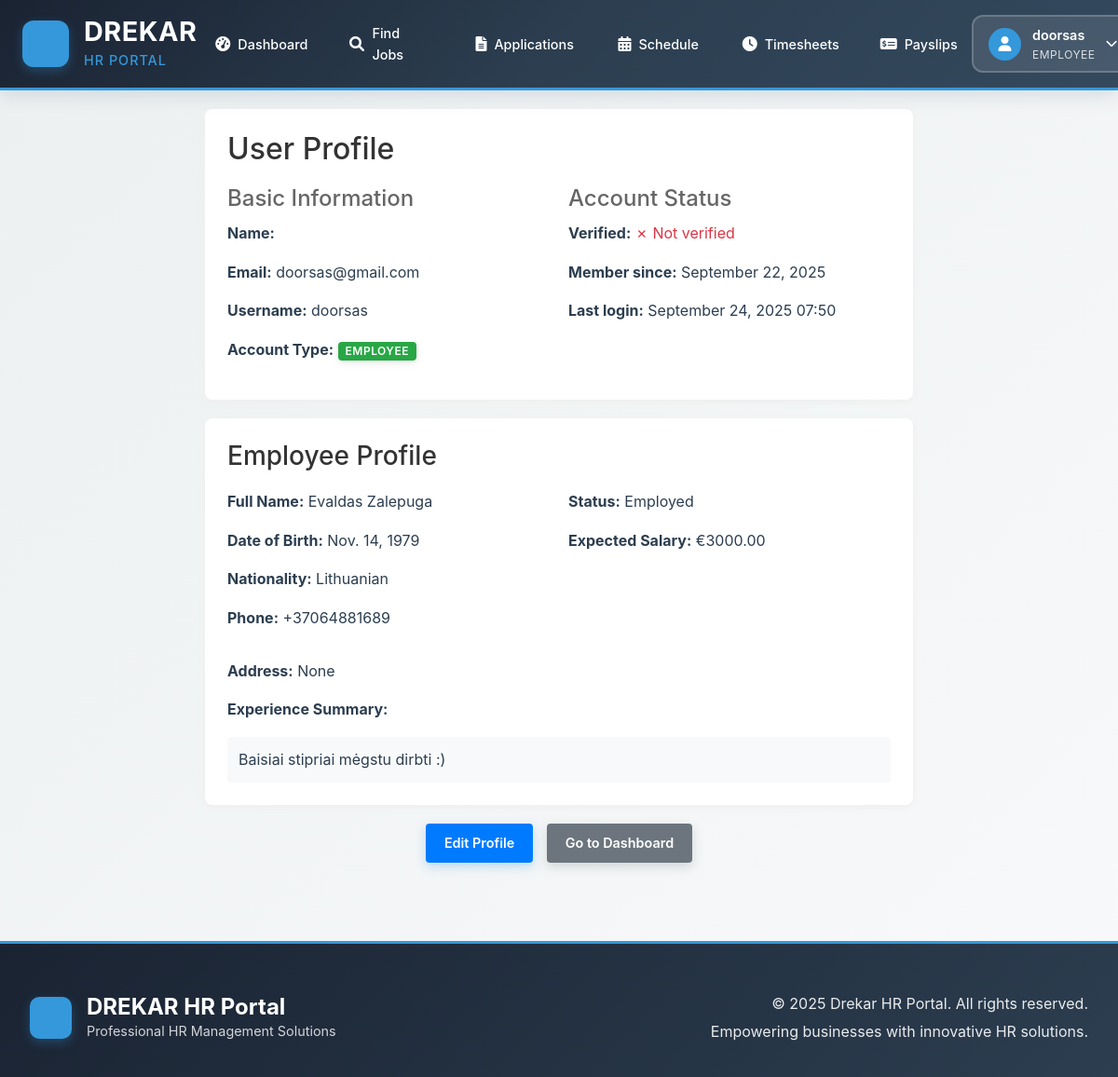
Page /accounts/profile/ (signed in) on the earlier database version.
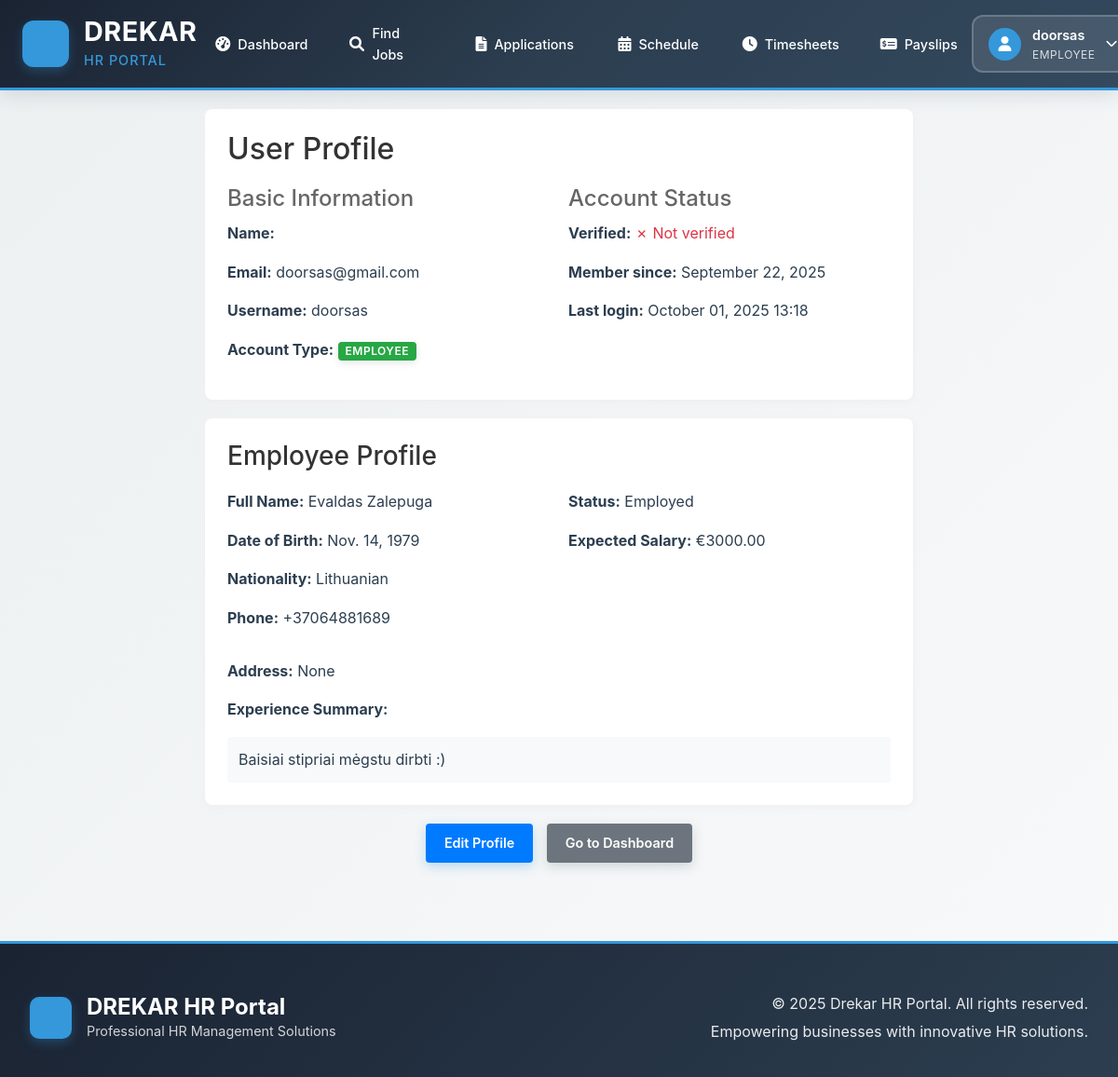
Same page on the later database version.
### accounts/models.py (models this page shows, shortened)
class User(AbstractUser):
    USER_TYPE_CHOICES = [
        ('EMPLOYER', 'Employer'),
        ('EMPLOYEE', 'Employee'),
        ('EOR_CLIENT', 'EOR Client'),
        ('ADMIN', 'Admin'),
    ]
    user_type = models.CharField(
        max_length=20,
        choices=USER_TYPE_CHOICES,
        default='EMPLOYEE'
    )
    email = models.EmailField(unique=True)
    is_verified = models.BooleanField(default=False)
    registration_date = models.DateTimeField(auto_now_add=True)
    USERNAME_FIELD = 'email'
    REQUIRED_FIELDS = ['username']

### employees/models.py (models this page shows, shortened)
class EmployeeProfile(TimeStampedModel):
    STATUS_CHOICES = [
        ('AVAILABLE', 'Available'),
        ('EMPLOYED', 'Employed'),
        ('ON_HOLD', 'On Hold'),
    ]
    user = models.OneToOneField(settings.AUTH_USER_MODEL, on_delete=models.CASCADE)
    first_name = models.CharField(max_length=50)
    last_name = models.CharField(max_length=50)
    date_of_birth = models.DateField()
    address = models.ForeignKey('core.Address', on_delete=models.SET_NULL, null=True, blank=True)
    phone = models.CharField(max_length=20)
    nationality = models.CharField(max_length=50)
    preferred_professions = models.ManyToManyField(Profession, blank=True)
    skills = models.ManyToManyField(Skill, blank=True)
    experience_summary = models.TextField(blank=True, null=True)
    expected_salary = models.DecimalField(max_digits=10, decimal_places=2, blank=True, null=True)
    current_status = models.CharField(max_length=20, choices=STATUS_CHOICES, default='AVAILABLE')
    @property
    def full_name(self):
        return f"{self.first_name} {self.last_name}"

### accounts/views.py (the view)
# urls.py: path('profile/', views.profile_view, name='profile'),
@login_required
def profile_view(request):
    context = {
        'user': request.user,
    }
    if hasattr(request.user, 'employerprofile'):
        context['profile'] = request.user.employerprofile
        context['profile_type'] = 'employer'
    elif hasattr(request.user, 'employeeprofile'):
        context['profile'] = request.user.employeeprofile
        context['profile_type'] = 'employee'
    elif hasattr(request.user, 'eorclientprofile'):
        context['profile'] = request.user.eorclientprofile
        context['profile_type'] = 'eor_client'
    return render(request, 'accounts/profile.html', context)

### templates/accounts/profile.html (shortened to what this page needs)
{% extends 'core/base1.html' %}
{% load i18n %}
{% block content %}
<div class="container" style="max-width: 800px; margin: 0 auto; padding: 20px;">
    <div class="profile-header" style="background: #fff; border-radius: 8px; box-shadow: 0 2px 8px #eee; padding: 24px; margin-bottom: 20px;">
        <h2 style="margin-bottom: 20px; color: #333;">{% trans "User Profile" %}</h2>
        <div class="user-info" style="display: grid; grid-template-columns: 1fr 1fr; gap: 20px;">
            <div>
                <h4 style="color: #666; margin-bottom: 10px;">{% trans "Basic Information" %}</h4>
                <p><strong>{% trans "Name:" %}</strong> {{ user.first_name }} {{ user.last_name }}</p>
                <p><strong>{% trans "Email:" %}</strong> {{ user.email }}</p>
                <p><strong>{% trans "Username:" %}</strong> {{ user.username }}</p>
                <p><strong>{% trans "Account Type:" %}</strong>
                    <span class="badge badge-{{ user.user_type|lower }}" style="background: #007bff; color: white; padding: 4px 8px; border-radius: 4px; font-size: 12px;">
                        {{ user.get_user_type_display }}
                    </span>
                </p>
            </div>
            <div>
                <h4 style="color: #666; margin-bottom: 10px;">{% trans "Account Status" %}</h4>
                <p><strong>{% trans "Verified:" %}</strong>
                    {% if user.is_verified %}
                        <span style="color: #28a745;">✓ {% trans "Verified" %}</span>
                    {% else %}
                        <span style="color: #dc3545;">✗ {% trans "Not verified" %}</span>
                    {% endif %}
                </p>
                <p><strong>{% trans "Member since:" %}</strong> {{ user.registration_date|date:"F d, Y" }}</p>
                <p><strong>{% trans "Last login:" %}</strong> {{ user.last_login|date:"F d, Y H:i"|default:"Never" }}</p>
            </div>
        </div>
    </div>
    {% if profile %}
    <div class="profile-details" style="background: #fff; border-radius: 8px; box-shadow: 0 2px 8px #eee; padding: 24px; margin-bottom: 20px;">
        <h3 style="margin-bottom: 20px; color: #333;">
            {% if profile_type == 'employer' %}
                {% trans "Company Profile" %}
            {% elif profile_type == 'employee' %}
                {% trans "Employee Profile" %}
            {% elif profile_type == 'eor_client' %}
                {% trans "EOR Client Profile" %}
            {% endif %}
        </h3>
        {% if profile_type == 'employer' %}
            <div style="display: grid; grid-template-columns: 1fr 1fr; gap: 20px;">
                <div>
                    <p><strong>{% trans "Company Name:" %}</strong> {{ profile.company_name }}</p>
                    <p><strong>{% trans "Registration Code:" %}</strong> {{ profile.registration_code }}</p>
                    <p><strong>{% trans "Phone:" %}</strong> {{ profile.phone }}</p>
                    {% if profile.website %}
                        <p><strong>{% trans "Website:" %}</strong> <a href="{{ profile.website }}" target="_blank">{{ profile.website }}</a></p>
                    {% endif %}
                </div>
                <div>
                    <p><strong>{% trans "Contact Person:" %}</strong> {{ profile.contact_person_name }}</p>
                    <p><strong>{% trans "Contact Email:" %}</strong> {{ profile.contact_person_email }}</p>
                    <p><strong>{% trans "Contact Phone:" %}</strong> {{ profile.contact_person_phone }}</p>
                    <p><strong>{% trans "Status:" %}</strong>
                        <span class="badge badge-{{ profile.internal_verification_status|lower }}">
                            {{ profile.get_internal_verification_status_display }}
                        </span>
                    </p>
                </div>
            </div>
            <div style="margin-top: 15px;">
                <p><strong>{% trans "Address:" %}</strong> {{ profile.address }}</p>
            </div>
        {% elif profile_type == 'employee' %}
            <div style="display: grid; grid-template-columns: 1fr 1fr; gap: 20px;">
                <div>
                    <p><strong>{% trans "Full Name:" %}</strong> {{ profile.full_name }}</p>
                    <p><strong>{% trans "Date of Birth:" %}</strong> {{ profile.date_of_birth }}</p>
                    <p><strong>{% trans "Nationality:" %}</strong> {{ profile.nationality }}</p>
                    <p><strong>{% trans "Phone:" %}</strong> {{ profile.phone }}</p>
                </div>
                <div>
                    <p><strong>{% trans "Status:" %}</strong> {{ profile.get_current_status_display }}</p>
                    {% if profile.expected_salary %}
                        <p><strong>{% trans "Expected Salary:" %}</strong> €{{ profile.expected_salary }}</p>
                    {% endif %}
                </div>
            </div>
            <div style="margin-top: 15px;">
                <p><strong>{% trans "Address:" %}</strong> {{ profile.address }}</p>
                {% if profile.experience_summary %}
                    <p><strong>{% trans "Experience Summary:" %}</strong></p>
                    <div style="background: #f8f9fa; padding: 12px; border-radius: 4px; margin-top: 8px;">
                        {{ profile.experience_summary|linebreaksbr }}
                    </div>
                {% endif %}
            </div>
        {% endif %}
    </div>
    {% endif %}
    <div class="profile-actions" style="text-align: center;">
        <a href="{% url 'accounts:profile_edit' %}" class="btn btn-primary" style="background: #007bff; color: white; padding: 10px 20px; text-decoration: none; border-radius: 4px; margin-right: 10px;">
            {% trans "Edit Profile" %}
        </a>
        {% if user.user_type == 'EMPLOYER' %}
            <a href="{% url 'employers:dashboard' %}" class="btn btn-secondary" style="background: #6c757d; color: white; padding: 10px 20px; text-decoration: none; border-radius: 4px;">
                {% trans "Go to Dashboard" %}
            </a>
        {% elif user.user_type == 'EMPLOYEE' %}
            <a href="{% url 'employees:dashboard' %}" class="btn btn-secondary" style="background: #6c757d; color: white; padding: 10px 20px; text-decoration: none; border-radius: 4px;">
                {% trans "Go to Dashboard" %}
            </a>
        {% elif user.user_type == 'EOR_CLIENT' %}
            <a href="{% url 'eor_services:dashboard' %}" class="btn btn-secondary" style="background: #6c757d; color: white; padding: 10px 20px; text-decoration: none; border-radius: 4px;">
                {% trans "Go to Dashboard" %}
            </a>
        {% endif %}
    </div>
</div>
{% endblock %}

### templates/core/base1.html (shortened to what this page needs)
<!DOCTYPE html>
<html lang="en">
<head>
    {% load static %}
    <link href="https://cdn.jsdelivr.net/npm/bootstrap@5.3.0/dist/css/bootstrap.min.css" rel="stylesheet">
    <link rel="stylesheet" href="{% static 'css/style.css' %}">
    <link href="https://cdnjs.cloudflare.com/ajax/libs/font-awesome/6.0.0/css/all.min.css" rel="stylesheet">
</head>
<body>
    <header class="header-solid">
        <nav class="navbar-professional">
            <div class="nav-brand-container">
                <div class="brand-logo">
                </div>
                <div class="brand-text">
                    <h1>DREKAR</h1>
                    <span class="brand-subtitle">HR Portal</span>
                </div>
            </div>
            <div class="nav-center">
                {% if user.is_authenticated %}
                    {% if user.user_type == 'EMPLOYER' %}
                        <a href="{% url 'employers:dashboard' %}" class="nav-item {% if request.resolver_match.url_name == 'dashboard' and request.resolver_match.namespace == 'employers' %}active{% endif %}">
                            <i class="fas fa-tachometer-alt"></i><span>Dashboard</span>
                        </a>
                        <a href="{% url 'employers:job_postings_list' %}" class="nav-item {% if request.resolver_match.url_name in 'job_postings_list,create_job_posting,edit_job_posting,job_posting_detail' and request.resolver_match.namespace == 'employers' %}active{% endif %}">
                            <i class="fas fa-briefcase"></i><span>Jobs</span>
                        </a>
                        <a href="{% url 'employers:applications_list' %}" class="nav-item {% if request.resolver_match.url_name in 'applications_list,application_detail' and request.resolver_match.namespace == 'employers' %}active{% endif %}">
                            <i class="fas fa-file-alt"></i><span>Applications</span>
                        </a>
                        <a href="{% url 'employers:assignments_list' %}" class="nav-item {% if request.resolver_match.url_name in 'assignments_list,assignment_detail' and request.resolver_match.namespace == 'employers' %}active{% endif %}">
                            <i class="fas fa-users"></i><span>Employees</span>
                        </a>
                        <a href="{% url 'employers:invoices_list' %}" class="nav-item {% if request.resolver_match.url_name in 'invoices_list,invoice_detail,create_invoice' and request.resolver_match.namespace == 'employers' %}active{% endif %}">
                            <i class="fas fa-file-invoice-dollar"></i><span>Invoices</span>
                        </a>
                        <a href="{% url 'employers:contracts_list' %}" class="nav-item {% if request.resolver_match.url_name in 'contracts_list,contract_detail,create_contract' and request.resolver_match.namespace == 'employers' %}active{% endif %}">
                            <i class="fas fa-file-contract"></i><span>Contracts</span>
                        </a>
                    {% elif user.user_type == 'EMPLOYEE' %}
                        <a href="{% url 'employees:dashboard' %}" class="nav-item {% if request.resolver_match.url_name == 'dashboard' and request.resolver_match.namespace == 'employees' %}active{% endif %}">
                            <i class="fas fa-tachometer-alt"></i><span>Dashboard</span>
                        </a>
                        <a href="{% url 'employees:job_search' %}" class="nav-item {% if request.resolver_match.url_name in 'job_search,job_detail' and request.resolver_match.namespace == 'employees' %}active{% endif %}">
                            <i class="fas fa-search"></i><span>Find Jobs</span>
                        </a>
                        <a href="{% url 'employees:my_applications' %}" class="nav-item ">
                            <i class="fas fa-file-alt"></i><span>Applications</span>
                        </a>
                        <a href="{% url 'employees:schedules' %}" class="nav-item {% if request.resolver_match.url_name in 'schedules,schedule_create' and request.resolver_match.namespace == 'employees' %}active{% endif %}">
                            <i class="fas fa-calendar-alt"></i><span>Schedule</span>
                        </a>
                        <a href="#" class="nav-item">
                            <i class="fas fa-clock"></i><span>Timesheets</span>
                        </a>
                        <a href="{% url 'employees:payslips' %}" class="nav-item">
                            <i class="fas fa-money-check-alt"></i><span>Payslips</span>
                        </a>
                    {% endif %}
                {% endif %}
            </div>
            <div class="nav-end">
                {% if user.is_authenticated %}
                    <div class="user-menu-professional">
                        <button class="user-toggle-btn" onclick="toggleUserMenu()">
                            <div class="user-avatar">
                                <i class="fas fa-user"></i>
                            </div>
                            <div class="user-info">
                                <span class="user-name">{{ user.get_full_name|default:user.username }}</span>
                                <span class="user-role">{{ user.get_user_type_display }}</span>
                            </div>
                            <i class="fas fa-chevron-down toggle-icon"></i>
                        </button>
                    </div>
                {% endif %}
            </div>
        </nav>
    </header>
    <main class="main-content">
        {% block content %}
        {% endblock %}
    </main>
    <footer class="footer-professional">
        <div class="footer-content">
            <div class="footer-brand">
                <div class="brand-logo">
                </div>
                <div>
                    <h3>DREKAR HR Portal</h3>
                    <p>Professional HR Management Solutions</p>
                </div>
            </div>
            <div class="footer-info">
                <p>&copy; 2025 Drekar HR Portal. All rights reserved.</p>
                <p>Empowering businesses with innovative HR solutions.</p>
            </div>
        </div>
    </footer>
</body>
</html>

### templates/accounts/profile.html (style rules this page uses)
.badge-employee { background: #28a745 !important; }

Differences in the rows shown:
changed User "doorsas@gmail.com": last_login "September 24, 2025 07:50" → "October 01, 2025 13:18"
